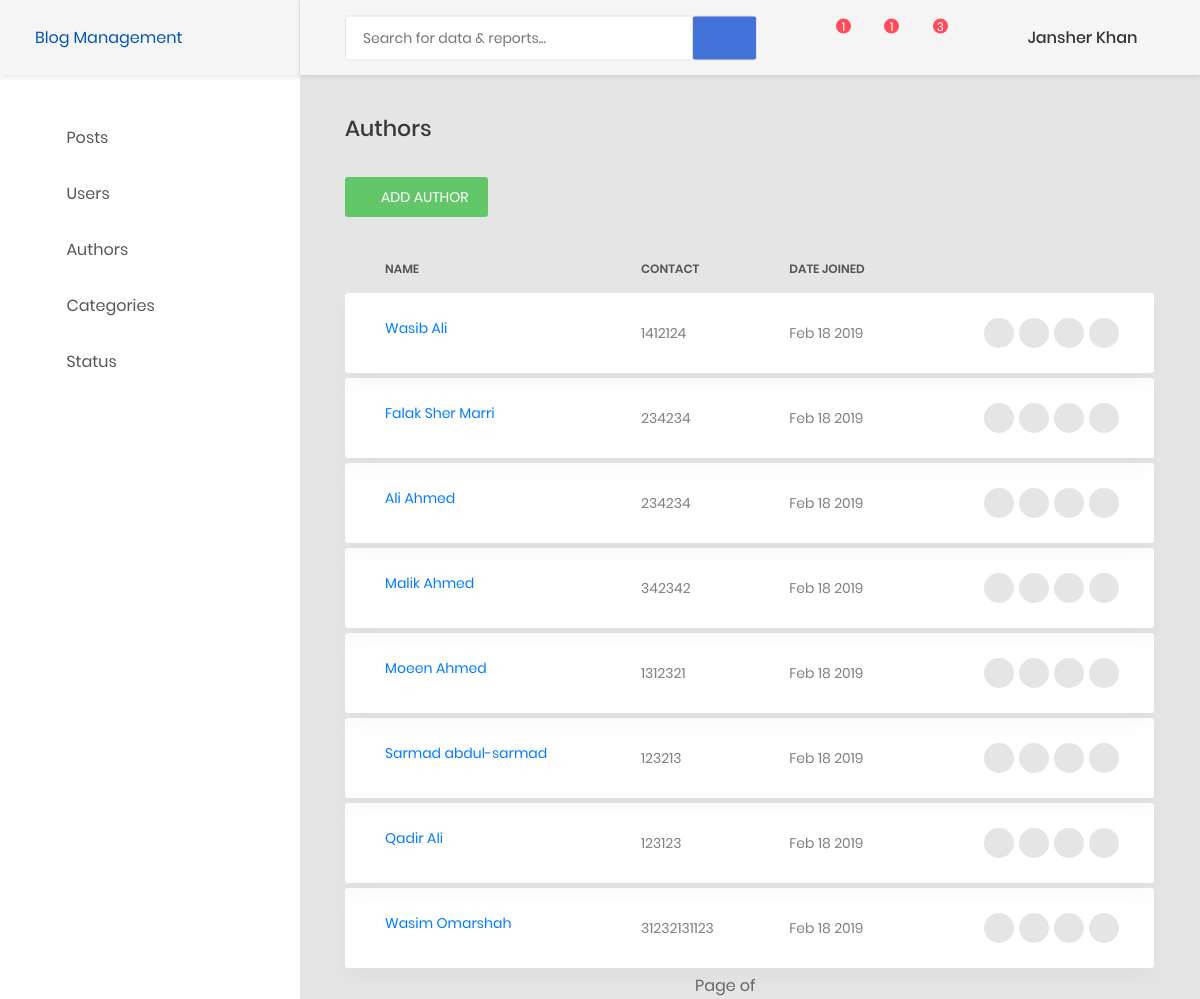
The page /manage/authors/ (signed in) on the database its author committed.
### blogmanagement/models.py (models this page shows, shortened)
class Author(models.Model):
    contact = models.CharField(max_length=200)
    user = models.OneToOneField(User, on_delete=models.CASCADE)
    slug = models.CharField(max_length=100, unique=True)
    date_joined = models.DateTimeField(default=timezone.now)

### blogmanagement/views.py (the view)
# urls.py: path('manage/authors/', views.authors, name='authors'),
def authors(request):
    if not request.user.is_authenticated:
        return HttpResponseRedirect(reverse('blogmanagement:login', ))
    if request.user.has_perm('blogmanagement.view_author'):
        temp = Paginator(Author.objects.order_by('-date_joined'), 8)
        page = request.GET.get('page')
        authors_list = temp.get_page(page)
        return render(request, 'blogmanagement/authors/authors.html', {'authors': authors_list})
    else:
        raise Http404

### blogmanagement/templates/blogmanagement/authors/authors.html (shortened to what this page needs)
{% extends 'blogmanagement/layouts/dashboard/dashboard_header.html' %}
{% load static %}
{% block main_content %}
    <div class="row">
                            <div class="col-md-12">
                                <h3 class="title-5 m-b-35">Authors</h3>
                                <div class="table-data__tool">
                                    <div class="table-data__tool-right">
                                        <a href="{% url 'blogmanagement:new_author_view' %}">
                                        <button class="au-btn au-btn-icon au-btn--green au-btn--small">
                                            <i class="zmdi zmdi-plus"></i>add author</button>
                                        </a>
                                    </div>
                                </div>
                                <div class="table-responsive table-responsive-data2">
                                    <table class="table table-data2">
                                        <thead>
                                            <tr>
                                                <th>name</th>
                                                <th>contact</th>
                                                <th>date joined</th>
                                                <th></th>
                                            </tr>
                                        </thead>
                                        <tbody>
                                        {% for author in authors %}
                                            <tr class="tr-shadow">
                                                <td>
                                                    <a href="{% url 'blogmanagement:posts_by_author' author.slug %}">{{ author.user.first_name }} {{ author.user.last_name }}</a>
                                                </td>
                                                <td>{{ author.contact }}</td>
                                                <td>{{ author.date_joined|date:"M d Y" }}</td>
                                                <td>
                                                    <div class="table-data-feature">
                                                        <button class="item" data-toggle="tooltip" data-placement="top" title="" data-original-title="Send">
                                                            <i class="zmdi zmdi-mail-send"></i>
                                                        </button>
                                                        <button class="item" data-toggle="tooltip" data-placement="top" title="" data-original-title="Edit">
                                                            <i class="zmdi zmdi-edit"></i>
                                                        </button>
                                                        <button class="item" data-toggle="tooltip" data-placement="top" title="" data-original-title="Delete">
                                                            <i class="zmdi zmdi-delete"></i>
                                                        </button>
                                                        <button class="item" data-toggle="tooltip" data-placement="top" title="" data-original-title="More">
                                                            <i class="zmdi zmdi-more"></i>
                                                        </button>
                                                    </div>
                                                </td>
                                            </tr>
                                            <tr class="spacer"></tr>
                                        {% endfor %}
                                        </tbody>
                                    </table>
                                </div>
                            <div class="row">
                            <div class="col-md-5"></div>
                            <div class="col-md-4">
                                <span class="step-links">
                                    <span class="current">
                                        Page {{ posts.number }} of {{ posts.paginator.num_pages }}
                                    </span>
                                </span>
                            </div>
                            </div>
                            </div>
                        </div>
{% endblock %}
{% block scripts %}
    {% include 'blogmanagement/layouts/dashboard/dashboard_footer.html' %}
{% endblock %}

### blogmanagement/templates/blogmanagement/layouts/dashboard/dashboard_header.html (shortened to what this page needs)
{% load static %}
<head>
    <link href="{% static 'blogmanagement/dashboard/css/font-face.css' %}" rel="stylesheet" media="all">
    <link href="{% static 'blogmanagement/dashboard/vendor/font-awesome-4.7/css/font-awesome.min.css' %}"
          rel="stylesheet" media="all">
    <link href="{% static 'blogmanagement/dashboard/vendor/font-awesome-5/css/fontawesome-all.min.css' %}"
          rel="stylesheet" media="all">
    <link href="{% static 'blogmanagement/dashboard/vendor/mdi-font/css/material-design-iconic-font.min.css' %}"
          rel="stylesheet" media="all">
    <link href="{% static 'blogmanagement/dashboard/vendor/bootstrap-4.1/bootstrap.min.css' %}" rel="stylesheet"
          media="all">
    <link href="{% static 'blogmanagement/dashboard/vendor/animsition/animsition.min.css' %}" rel="stylesheet"
          media="all">
    <link href="{% static 'blogmanagement/dashboard/vendor/bootstrap-progressbar/bootstrap-progressbar-3.3.4.min.css' %}"
          rel="stylesheet" media="all">
    <link href="{% static 'blogmanagement/dashboard/vendor/wow/animate.css' %}" rel="stylesheet" media="all">
    <link href="{% static 'blogmanagement/dashboard/vendor/css-hamburgers/hamburgers.min.css' %}" rel="stylesheet"
          media="all">
    <link href="{% static 'blogmanagement/dashboard/vendor/slick/slick.css' %}" rel="stylesheet" media="all">
    <link href="{% static 'blogmanagement/dashboard/vendor/select2/select2.min.css' %}" rel="stylesheet" media="all">
    <link href="{% static 'blogmanagement/dashboard/vendor/perfect-scrollbar/perfect-scrollbar.css' %}" rel="stylesheet"
          media="all">
    <link href="{% static 'blogmanagement/dashboard/css/theme.css/' %}" rel="stylesheet" media="all">
</head>
<body class="animsition" style="animation-duration: 900ms; opacity: 1;">
<div class="page-wrapper">
    <aside class="menu-sidebar d-none d-lg-block">
        <a class="logo" href="{% url 'blogmanagement:manage_home' %}">
            Blog Management
        </a>
        <div class="menu-sidebar__content js-scrollbar1 ps">
            <nav class="navbar-sidebar">
                <ul class="list-unstyled navbar__list">
                    <li>
                        <a class="js-arrow" href="{% url 'blogmanagement:posts' %}">
                            <i class="fas fa-tachometer-alt"></i>Posts</a>
                    </li>
                    {% if request.user.is_superuser %}
                        <li>
                            <a href="{% url 'blogmanagement:authors' %}">
                                <i class="fas fa-chart-bar"></i>Users</a>
                        </li>
                        <li>
                            <a href="{% url 'blogmanagement:authors' %}">
                                <i class="fas fa-chart-bar"></i>Authors</a>
                        </li>
                        <li>
                            <a href="{% url 'blogmanagement:categories' %}">
                                <i class="fas fa-table"></i>Categories</a>
                        </li>
                        <li>
                            <a href="{% url 'blogmanagement:status' %}">
                                <i class="far fa-check-square"></i>Status</a>
                        </li>
                    {% endif %}
                </ul>
            </nav>
        </div>
    </aside>
    <div class="page-container">
        <header class="header-desktop">
            <div class="section__content section__content--p30">
                <div class="container-fluid">
                    <div class="header-wrap">
                        <form class="form-header" action="" method="POST">
                            <input class="au-input au-input--xl" type="text" name="search"
                                   placeholder="Search for data &amp; reports...">
                            <button class="au-btn--submit" type="submit">
                                <i class="zmdi zmdi-search"></i>
                            </button>
                        </form>
                        <div class="header-button">
                            <div class="noti-wrap">
                                <div class="noti__item js-item-menu">
                                    <i class="zmdi zmdi-comment-more"></i>
                                    <span class="quantity">1</span>
                                </div>
                                <div class="noti__item js-item-menu">
                                    <i class="zmdi zmdi-email"></i>
                                    <span class="quantity">1</span>
                                </div>
                                <div class="noti__item js-item-menu">
                                    <i class="zmdi zmdi-notifications"></i>
                                    <span class="quantity">3</span>
                                </div>
                            </div>
                            <div class="account-wrap">
                                <div class="account-item clearfix js-item-menu">
                                    <div class="content">
                                        <a class="js-acc-btn"
                                           href="#">{{ request.user.first_name }} {{ request.user.last_name }}</a>
                                    </div>
                                </div>
                            </div>
                        </div>
                    </div>
                </div>
            </div>
        </header>
        <div class="main-content">
            <div class="section__content section__content--p30">
                <div class="container-fluid">
                    {% block main_content %}
                    {% endblock %}
                </div>
            </div>
        </div>
    </div>
</div>
{% block scripts %}
{% endblock %}

### rows shown on the page
Author: user.first_name "Wasib", user.last_name "Ali", contact "1412124", date_joined "Feb 18 2019"
Author: user.first_name "Falak Sher", user.last_name "Marri", contact "234234", date_joined "Feb 18 2019"
Author: user.first_name "Ali", user.last_name "Ahmed", contact "234234", date_joined "Feb 18 2019"
Author: user.first_name "Malik", user.last_name "Ahmed", contact "342342", date_joined "Feb 18 2019"
Author: user.first_name "Moeen", user.last_name "Ahmed", contact "1312321", date_joined "Feb 18 2019"
Author: user.first_name "Sarmad", user.last_name "abdul-sarmad", contact "123213", date_joined "Feb 18 2019"
Author: user.first_name "Qadir", user.last_name "Ali", contact "123123", date_joined "Feb 18 2019"
Author: user.first_name "Wasim", user.last_name "Omarshah", contact "31232131123", date_joined "Feb 18 2019"

### other values the page prints
{{ request.user.first_name }} "Jansher"
{{ request.user.last_name }} "Khan"
